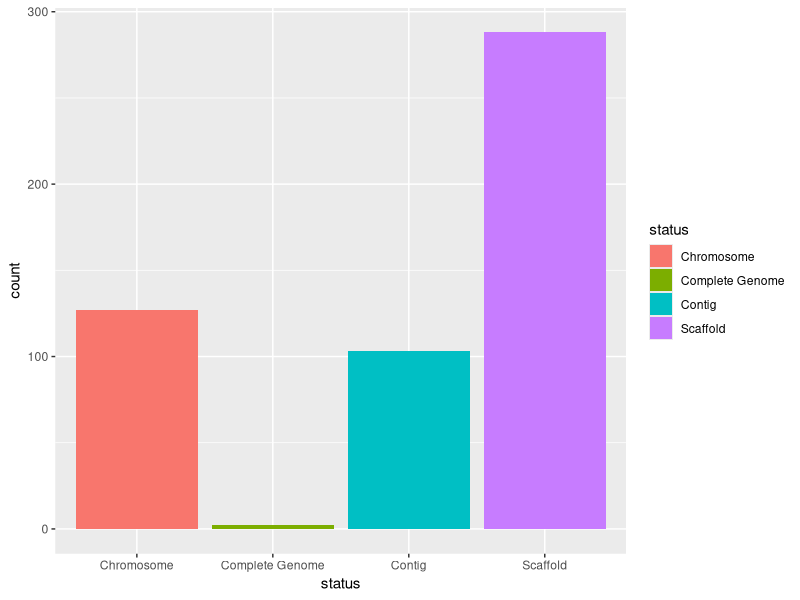
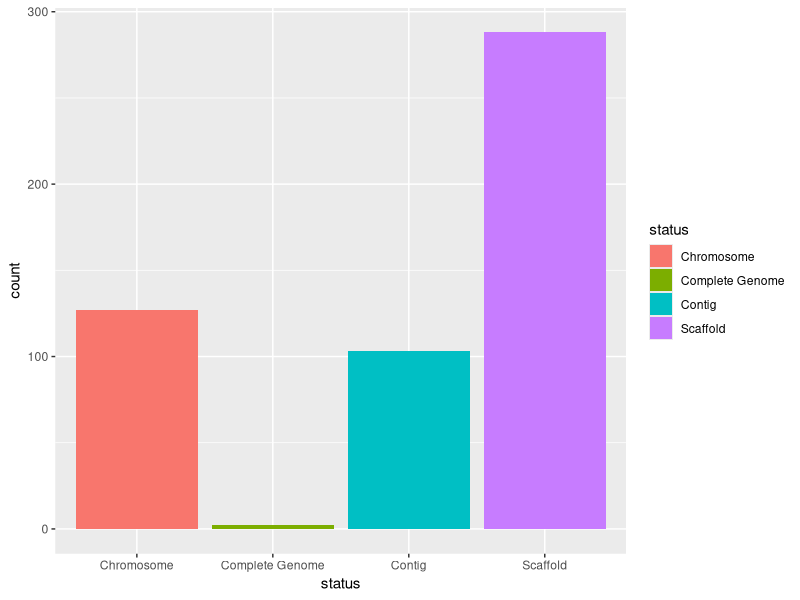
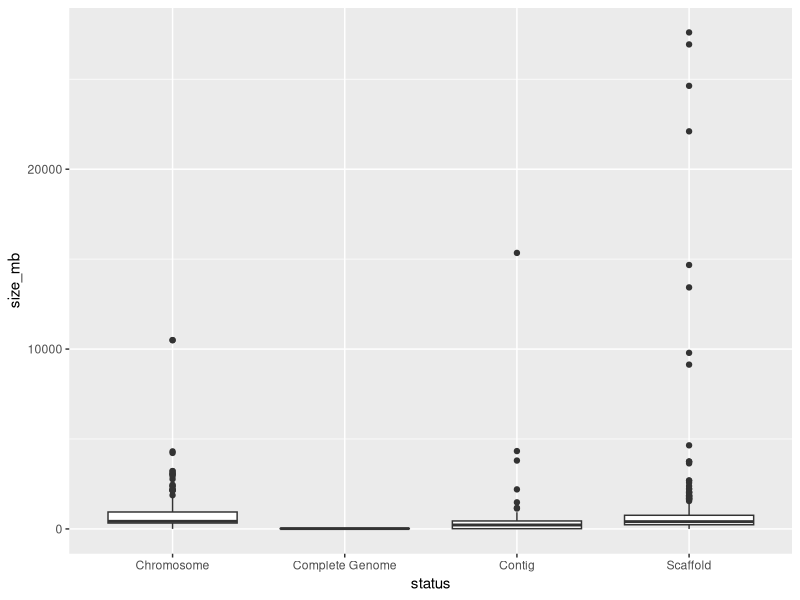
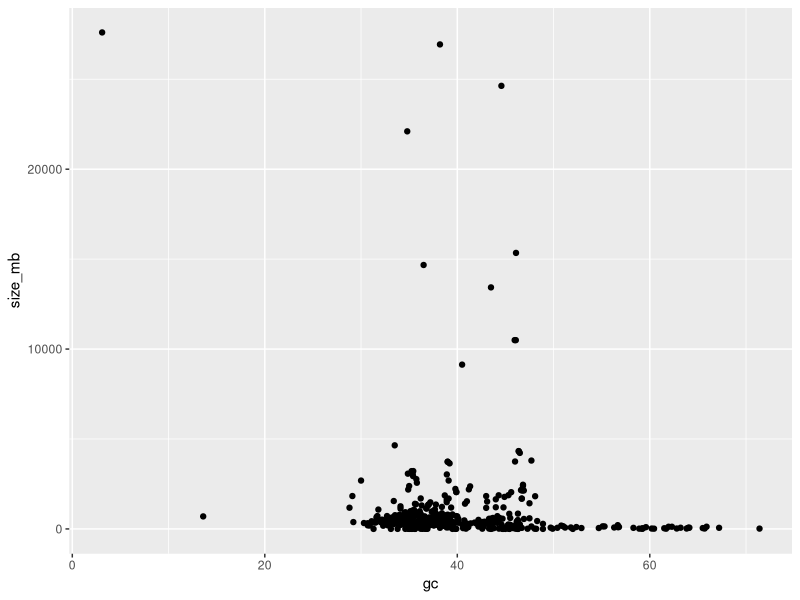
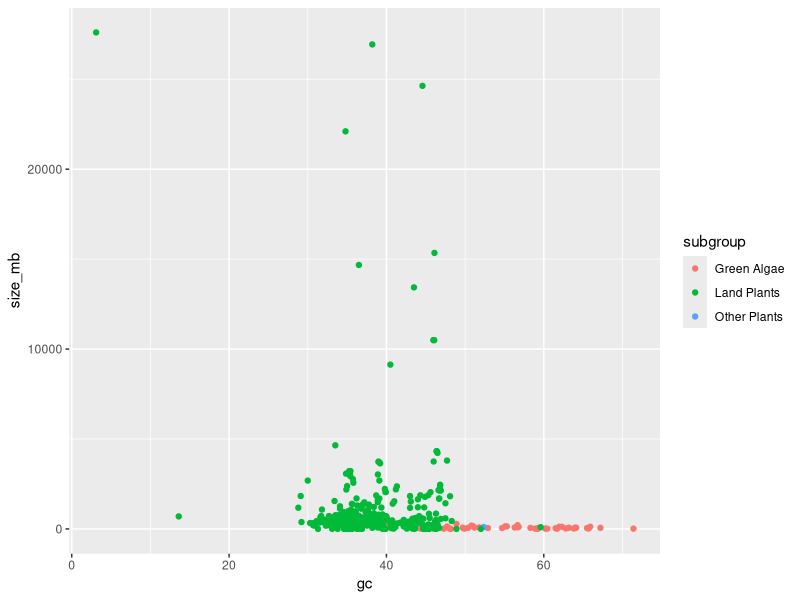
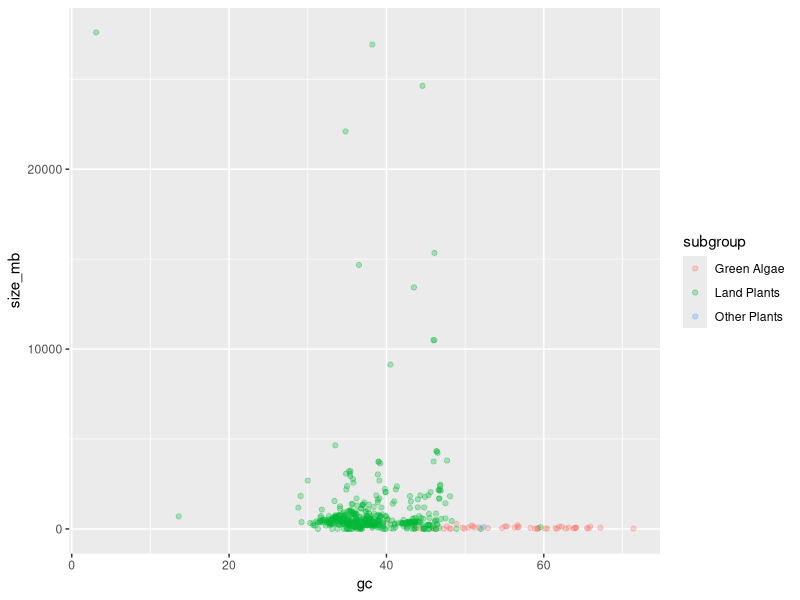
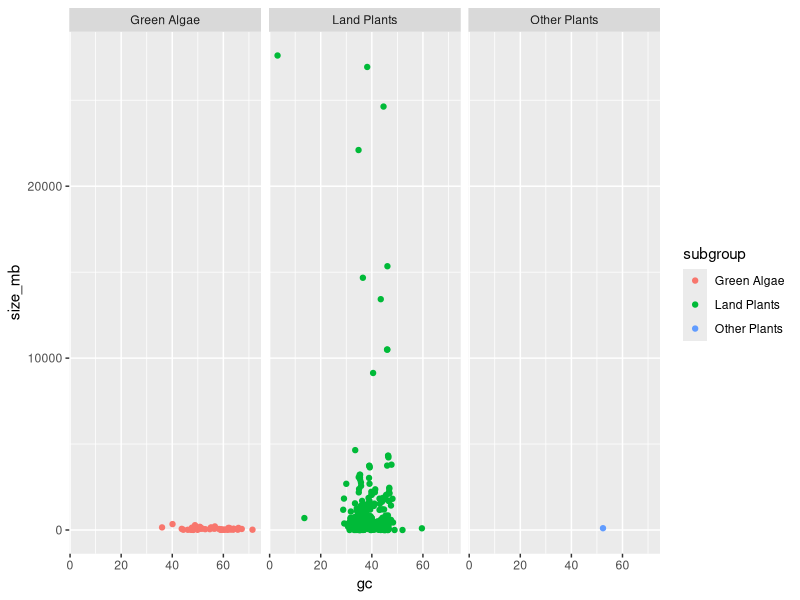
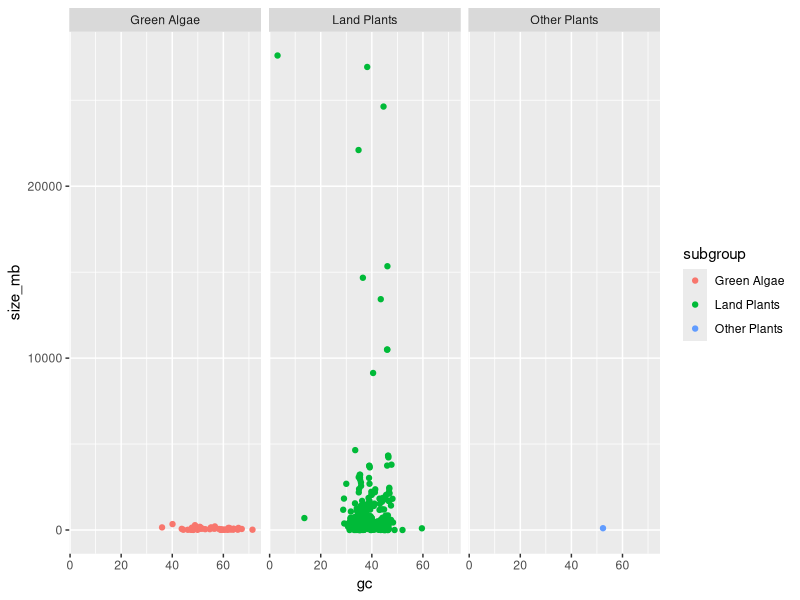

Here is the R script that generated these plots, in order:
# Description: Introduction to tidyverse 
# Elixir Belgium workshop

# If you haven't installed tidyverse, please uncomment the following line
# install.packages("tidyverse")

# load the package tidyverse
library(tidyverse)

# It is suggested that you update your packages regularly
# If you want to do so, please uncomment the following line
# tidyverse_update()
# You will get this message: All tidyverse packages up-to-date

# ------------------------------------------------------------------------------
# Introduction to ggplot2

## Read in data
plants <- read_tsv("data/plants.tsv")

## Explore dataset
glimpse(plants)

## First plot
ggplot(data = plants) +
  geom_bar(mapping = aes(x = status, fill = status))

# it is the same as
ggplot(data = plants, mapping = aes(x = status, fill = status)) +
  geom_bar()

## Second plot
ggplot(plants, aes(x = status, y = size_mb)) +
  geom_boxplot()

## Third plot
ggplot(plants, aes(x = gc, y = size_mb)) +
  geom_point()

## Third plot + additional aesthetic
ggplot(plants, aes(x = gc, y = size_mb, color = subgroup)) +
  geom_point()

ggplot(plants, aes(x = gc, y = size_mb, color = subgroup)) +
  geom_point(alpha = 0.3)

## Third plot + additional facet layer
ggplot(plants, aes(x = gc, y = size_mb, color = subgroup)) +
  geom_point() +
  facet_wrap(~subgroup)
# Save last plot
ggsave("plots/scatterplot_GC_by_size.png")

table(plants$subgroup)

# Go to scripts/exercises_ggplot2.R
